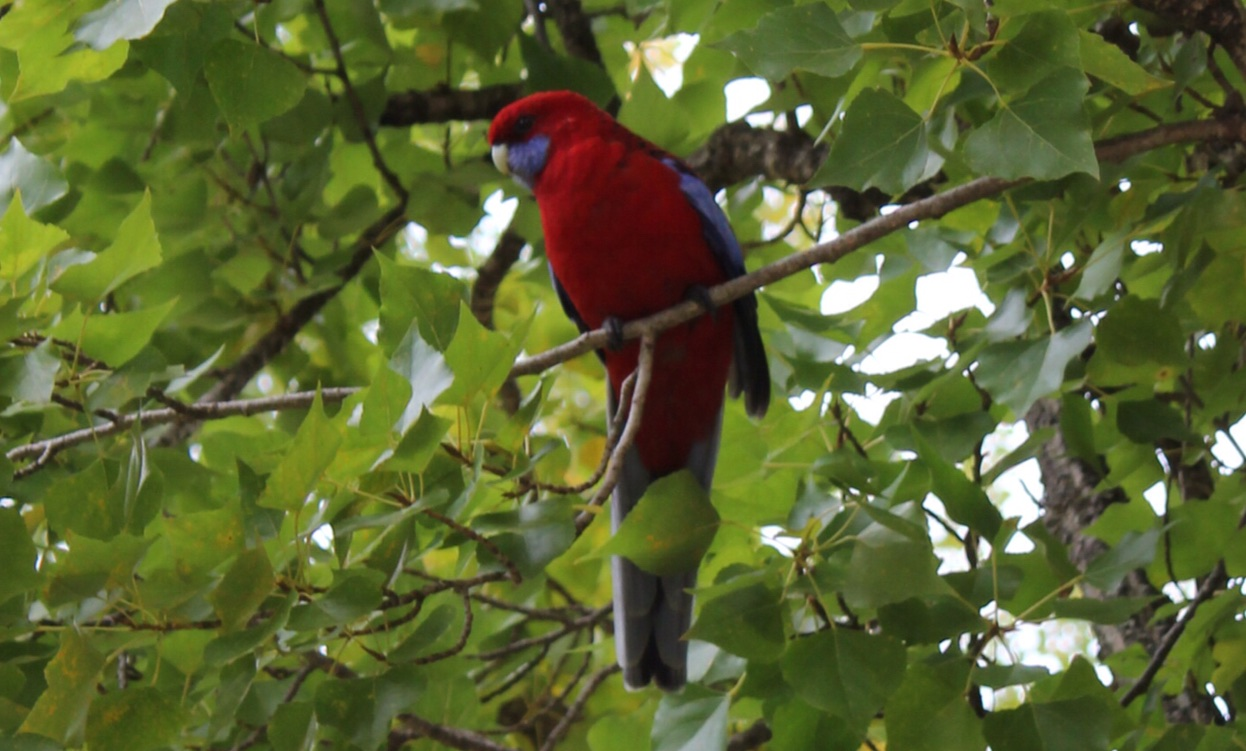
#> input picture Assignment/Tugas/Tugas 2/bird.jpeg, 1246 x 751 px
$ jupyter execute --allow-errors 'Tugas 2.ipynb'   (shell and % lines are left out)
#> lines starting #> are read from the running program, lines starting #| are printed output that depends on the picture
[cell 1]
import imageio
import matplotlib .pyplot as plt
import numpy as np

img = imageio.imread("bird.jpeg").astype(np.float64)/255.0
plt.imshow(img)

r = img[:,:,0]
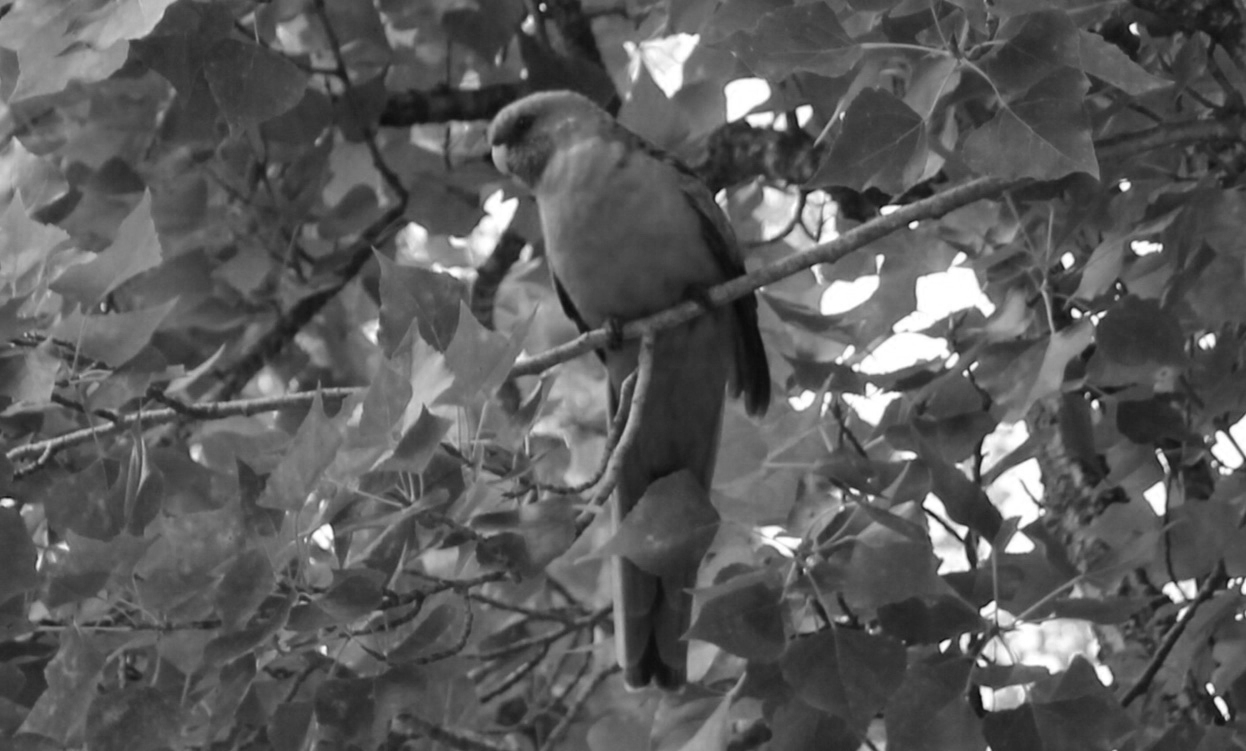
#> r: shape (751, 1246) float64; min 0.0353, max 1, mean 0.356
print(r)
#> (printed output is left out)
plt.imshow(r, cmap='gray')
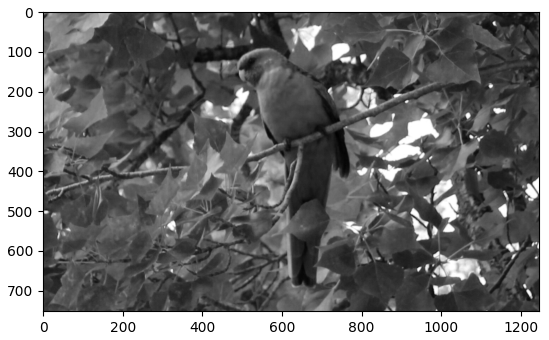
#> figure drawn by matplotlib, 1 panel

[cell 2]
import cv2 as cv

#> (the rest of this cell did not finish here and is left out)

#> (a cell that did not finish here is left out)

[cell 4]
black= np.zeros(img.shape[:2], dtype='uint8')

fig, img2_plot= plt.subplots(nrows= 1, ncols= 3, figsize=(20,20))

#> (the rest of this cell did not finish here and is left out)

#> (a cell that did not finish here is left out)

[cell 6]
new_img3= cv.cvtColor(cv.imread('bird.jpeg'), cv.COLOR_BGR2RGB)
#> new_img3 is the input picture: shape (751, 1246, 3); mean R, G, B 90.7, 100.1, 50
